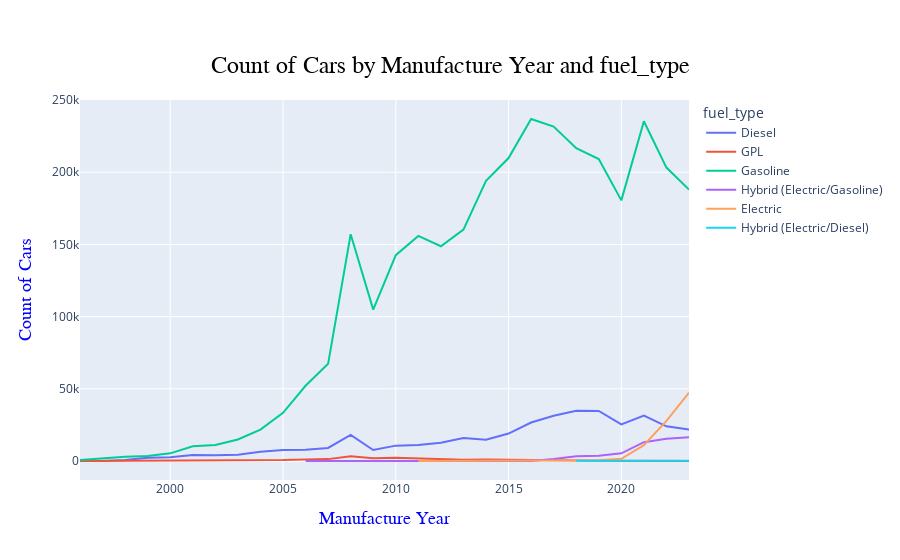

The code cell stored with this chart in its notebook:
### Markdown cell above
##### 5.8 Fuel types

### Code cell
# An interactive line graph with plotly
emission_group = data_merged_raw.groupby(['manufacture_year','fuel_type'])['vehicle_number'].count().to_frame().\
                        rename(columns={'vehicle_number': 'count_cars'}).reset_index()

emission_group = emission_group[emission_group['manufacture_year'] != 2024]

#creating a list of unique values for sorting
sorted_groups = sorted(emission_group['fuel_type'].unique())

# Creating an interactive line graph with Plotly Express
fig = px.line(emission_group,
              x='manufacture_year',  # Year on the X-axis
              y='count_cars',        # Count of cars on the Y-axis
              color='fuel_type',  # Different lines for each fuel_type
              title='Count of Cars by Manufacture Year and fuel_type',
              labels={'count_cars': 'Count of Cars', 'manufacture_year': 'Manufacture Year',
                      'fuel_type': 'fuel_type'},
              category_orders={'emission_group': sorted_groups})

# Update layout for title and labels
fig.update_layout(
    title={
        'text': 'Count of Cars by Manufacture Year and fuel_type',
        'y': 0.9,  # You can adjust the position with y
        'x': 0.5,  # Centering the title using x
        'xanchor': 'center',
        'yanchor': 'top',
        'font': {
            'family': 'Arial',  # Font family
            'size': 24,         # Font size
            'color': 'black'    # Font color
        }
    },
    xaxis_title={
        'font': {
            'family': 'Helvetica',  # Font family
            'size': 18,             # Font size
            'color': 'blue'         # Font color
        }
    },
    yaxis_title={
        'font': {
            'family': 'Helvetica',
            'size': 18,
            'color': 'blue'
        }
    }
)
# Show the plot
fig.show()

### Figure 1 — Plotly figure (JSON) as saved in the notebook; plotly's stock layout.template omitted (floating-point values rounded to 4 significant figures)
{"data": [{"hovertemplate": "fuel_type=Diesel<br>Manufacture Year=%{x}<br>Count of Cars=%{y}<extra></extra>", "legendgroup": "Diesel", "line": {"color": "#636efa", "dash": "solid"}, "marker": {"symbol": "circle"}, "mode": "lines", "name": "Diesel", "orientation": "v", "showlegend": true, "type": "scatter", "x": [1996, 1997, 1998, 1999, 2000, 2001, 2002, 2003, 2004, 2005, 2006, 2007, 2008, 2009, 2010, 2011, 2012, 2013, 2014, 2015, 2016, 2017, 2018, 2019, 2020, 2021, 2022, 2023], "xaxis": "x", "y": [5, 24, 772, 2277, 2568, 4225, 4040, 4356, 6388, 7564, 7800, 9034, 18067, 7619, 10641, 11059, 12642, 15874, 14730, 19031, 26636, 31356, 34828, 34687, 25328, 31430, 24020, 21824], "yaxis": "y"}, {"hovertemplate": "fuel_type=GPL<br>Manufacture Year=%{x}<br>Count of Cars=%{y}<extra></extra>", "legendgroup": "GPL", "line": {"color": "#EF553B", "dash": "solid"}, "marker": {"symbol": "circle"}, "mode": "lines", "name": "GPL", "orientation": "v", "showlegend": true, "type": "scatter", "x": [1996, 1997, 1998, 1999, 2000, 2001, 2002, 2003, 2004, 2005, 2006, 2007, 2008, 2009, 2010, 2011, 2012, 2013, 2014, 2015, 2016, 2017, 2018, 2019, 2020, 2021, 2022, 2023], "xaxis": "x", "y": [6, 27, 53, 48, 88, 118, 171, 251, 352, 690, 1118, 1301, 3209, 1970, 2198, 1784, 1318, 869, 970, 933, 795, 552, 331, 163, 87, 58, 40, 17], "yaxis": "y"}, {"hovertemplate": "fuel_type=Gasoline<br>Manufacture Year=%{x}<br>Count of Cars=%{y}<extra></extra>", "legendgroup": "Gasoline", "line": {"color": "#00cc96", "dash": "solid"}, "marker": {"symbol": "circle"}, "mode": "lines", "name": "Gasoline", "orientation": "v", "showlegend": true, "type": "scatter", "x": [1996, 1997, 1998, 1999, 2000, 2001, 2002, 2003, 2004, 2005, 2006, 2007, 2008, 2009, 2010, 2011, 2012, 2013, 2014, 2015, 2016, 2017, 2018, 2019, 2020, 2021, 2022, 2023], "xaxis": "x", "y": [714, 1840, 2935, 3546, 5302, 10179, 11065, 14877, 21753, 33400, 52103, 67306, 157038, 104876, 142562, 155892, 148761, 160271, 194009, 209854, 236889, 231681, 216624, 209112, 180524, 235286, 203243, 187959], "yaxis": "y"}, {"hovertemplate": "fuel_type=Hybrid (Electric/Gasoline)<br>Manufacture Year=%{x}<br>Count of Cars=%{y}<extra></extra>", "legendgroup": "Hybrid (Electric/Gasoline)", "line": {"color": "#ab63fa", "dash": "solid"}, "marker": {"symbol": "circle"}, "mode": "lines", "name": "Hybrid (Electric/Gasoline)", "orientation": "v", "showlegend": true, "type": "scatter", "x": [2006, 2012, 2013, 2014, 2015, 2016, 2017, 2018, 2019, 2020, 2021, 2022, 2023], "xaxis": "x", "y": [1, 1, 12, 52, 67, 60, 1460, 3338, 3704, 5333, 13056, 15410, 16508], "yaxis": "y"}, {"hovertemplate": "fuel_type=Electric<br>Manufacture Year=%{x}<br>Count of Cars=%{y}<extra></extra>", "legendgroup": "Electric", "line": {"color": "#FFA15A", "dash": "solid"}, "marker": {"symbol": "circle"}, "mode": "lines", "name": "Electric", "orientation": "v", "showlegend": true, "type": "scatter", "x": [2011, 2012, 2013, 2014, 2015, 2016, 2017, 2018, 2019, 2020, 2021, 2022, 2023], "xaxis": "x", "y": [5, 67, 80, 28, 1, 4, 111, 146, 593, 1515, 11015, 27776, 47359], "yaxis": "y"}, {"hovertemplate": "fuel_type=Hybrid (Electric/Diesel)<br>Manufacture Year=%{x}<br>Count of Cars=%{y}<extra></extra>", "legendgroup": "Hybrid (Electric/Diesel)", "line": {"color": "#19d3f3", "dash": "solid"}, "marker": {"symbol": "circle"}, "mode": "lines", "name": "Hybrid (Electric/Diesel)", "orientation": "v", "showlegend": true, "type": "scatter", "x": [2018, 2019, 2020, 2021, 2022, 2023], "xaxis": "x", "y": [211, 139, 24, 230, 197, 153], "yaxis": "y"}], "layout": {"legend": {"title": {"text": "fuel_type"}, "tracegroupgap": 0}, "title": {"font": {"color": "black", "family": "Arial", "size": 24}, "text": "Count of Cars by Manufacture Year and fuel_type", "x": 0.5, "xanchor": "center", "y": 0.9, "yanchor": "top"}, "xaxis": {"anchor": "y", "domain": [0, 1], "title": {"font": {"color": "blue", "family": "Helvetica", "size": 18}, "text": "Manufacture Year"}}, "yaxis": {"anchor": "x", "domain": [0, 1], "title": {"font": {"color": "blue", "family": "Helvetica", "size": 18}, "text": "Count of Cars"}}}}
